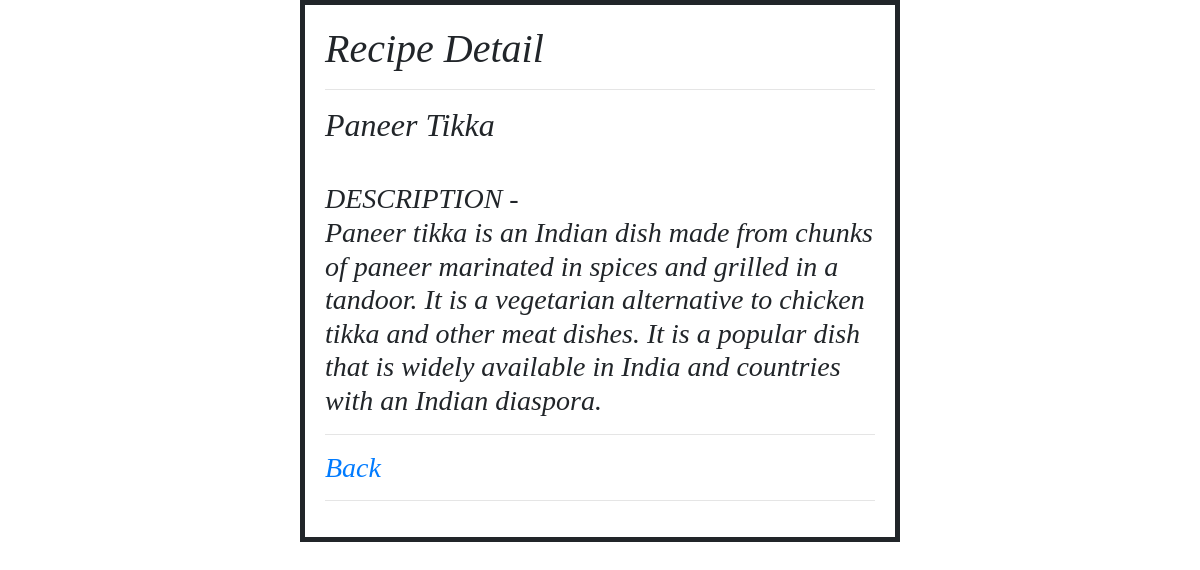
The page /reddd/detail/2/ on the database its author committed.
### reddd/models.py (models this page shows, shortened)
class Recipe(models.Model):
    name = models.CharField(max_length=100)
    desc = models.TextField()

### reddd/views.py (the view)
# urls.py: path('detail/<int:pk>/',views.RecipeDetail.as_view(), name='recipedetail'),
class RecipeDetail(DetailView):
    model = Recipe
    template_name = 'reddd/recipe_detail.html'
    def get(self,request, *args, **kwargs):
        recipe_id = kwargs['pk']
        if cache.get(recipe_id):
            print("CACHE_TTL - ",cache.ttl(recipe_id))
            recipe = cache.get(recipe_id)
            print('--------------DATA COMING FROM CACHE------------')
        else:
            recipe =Recipe.objects.get(pk = recipe_id)
            cache.set(recipe_id,recipe)
            print('--------------DATA COMING FROM DB------------')
        context = {'recipe':recipe}
        return render( request, self.template_name,context)

### reddd/templates/reddd/recipe_detail.html (shortened to what this page needs)
<!doctype html>
<html lang="en">
  <head>
    <link rel="stylesheet" href="https://cdn.jsdelivr.net/npm/bootstrap@4.0.0/dist/css/bootstrap.min.css">
  </head>
  <body>
    <div class = "center" id='a'>
        <h1>Recipe Detail</h1><hr>
        <h2>{{recipe.name}}</h2><br>
        <h3>DESCRIPTION - <br> {{recipe.desc}}</h3><hr>
        <h3><a href = {% url 'reddd:recipelist'  %}>Back</a><h3><hr>
    </div>
  </body>
</html>

### reddd/templates/reddd/recipe_detail.html (style rules this page uses)
#a { font: italic bold 12px/30px Georgia, serif; }
.center { border: 5px solid; margin: auto; width: 50%; padding: 20px; }

### rows shown on the page
Recipe: name "Paneer Tikka", desc "Paneer tikka is an Indian dish made from chunks of paneer marinated in spices and grilled in a tandoor. It is a vegetarian alternative to chicken tikka and other meat dishes. It is a popular dish that is widely available in India and countries with an Indian diaspora."
